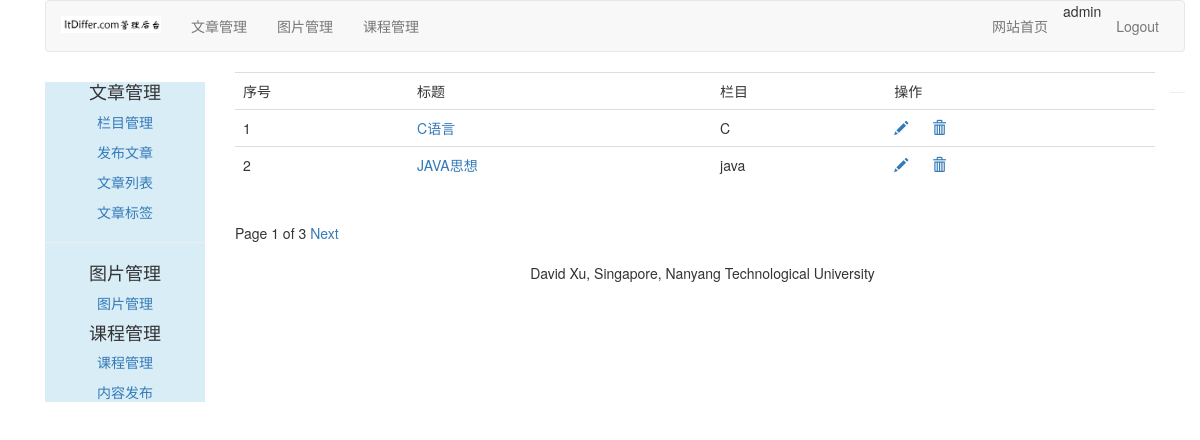
Page /article/article-list/ (signed in) on the committed database.
### article/models.py (models this page shows, shortened)
class ArticlePost(models.Model):
    author = models.ForeignKey(User, on_delete=models.CASCADE, related_name="article")
    title = models.CharField(max_length=200)
    slug = models.SlugField(max_length=500)
    column = models.ForeignKey(ArticleColumn, on_delete=models.CASCADE, related_name="article_column")
    body = models.TextField()
    created = models.DateTimeField(default=timezone.now)
    updated = models.DateTimeField(auto_now=True)
    users_like = models.ManyToManyField(User, related_name="articles_like", blank=True)
    article_tag = models.ManyToManyField(ArticleTag, related_name="article_tag", blank=True)
    class Meta:
        ordering = ("title",)
        index_together = (("id", "slug"),)
    def get_absolute_url(self):
        return reverse("article:article_detail", args=[self.id, self.slug])

class ArticleColumn(models.Model):
    user = models.ForeignKey(User, on_delete=models.CASCADE, related_name='article_column')
    column = models.CharField(max_length=200)
    created = models.DateField(auto_now_add=True)
    def __str__(self):
        return self.column

### article/views.py (the view)
# urls.py: path('article-list/', views.article_list, name="article_list"),
@login_required(login_url="/account/login/")
def article_list(request):
    articles_list = ArticlePost.objects.filter(author=request.user)
    paginator = Paginator(articles_list, 2)
    page = request.GET.get("page")
    try:
        current_page = paginator.page(page)
        articles = current_page.object_list
    except PageNotAnInteger:
        current_page = paginator.page(1)
        articles = current_page.object_list
    except EmptyPage:
        current_page = paginator.page(paginator.num_pages)
        articles = current_page.object_list
    return render(request, "article/column/article_list.html", {"articles": articles, "page": current_page})

### templates/article/column/article_list.html (shortened to what this page needs)
{% extends "article/base.html" %}
{% load staticfiles %}
{% block content %}
    <div>
        <table class="table table-hover">
            <tr>
                <td>序号</td>
                <td>标题</td>
                <td>栏目</td>
                <td>操作</td>
            </tr>
            {% for article in articles %}
                <tr id="{{ article.id }}">
                    <td>{{ forloop.counter }}</td>
                    <td><a href="{{ article.get_absolute_url }}">{{ article.title }}</a></td>
                    <td>{{ article.column }}</td>
                    <td>
                        <a href="{% url 'article:redit_article' article.id %}" name="edit"><span
                                class="glyphicon glyphicon-pencil"></span></a>
                        <a href="javascript:" name="delete" onclick="del_article(this,{{ article.id }})"><span
                                class="glyphicon glyphicon-trash" style="margin-left: 20px"></span></a>
                    </td>
                </tr>
            {% endfor %}
        </table>
        {% include "paginator.html" %}
    </div>
{% endblock %}

### templates/article/header.html
{% load staticfiles %}
<div class="container">
    <nav class="navbar navbar-default" role="navigation">
        <div class="navbar-header">
            <a class="navbar-brand" href="http://www.baidu.com">
                <img width="100px" src="{% static 'images/backlogo.png' %}"></a>
        </div>
        <div>
            <ul class="nav navbar-nav" role="tablist">
                <li><a href="{% url 'article:article_column' %}">文章管理</a></li>
                <li><a href="{% url 'image:list_images' %}">图片管理</a></li>
                <li><a href="{% url 'course:manage_course' %}">课程管理</a></li>
            </ul>
            <ul class="nav navbar-nav navbar-right" style="margin-right: 10px">
                <li><a href="{% url 'blog:blog_title' %}">网站首页</a></li>
                <li><span>{{ user.username }}</span></li>
                <li><a href="{% url 'account:user_logout' %}">Logout</a></li>
            </ul>
        </div>
    </nav>
</div>

### rows in the picture
ArticlePost: title "C语言", column "C"
ArticlePost: title "JAVA思想", column "java"

### other values in the picture
{{ user.username }} "admin"
{{ page.number }} "1"
{{ page.paginator.num_pages }} "3"
